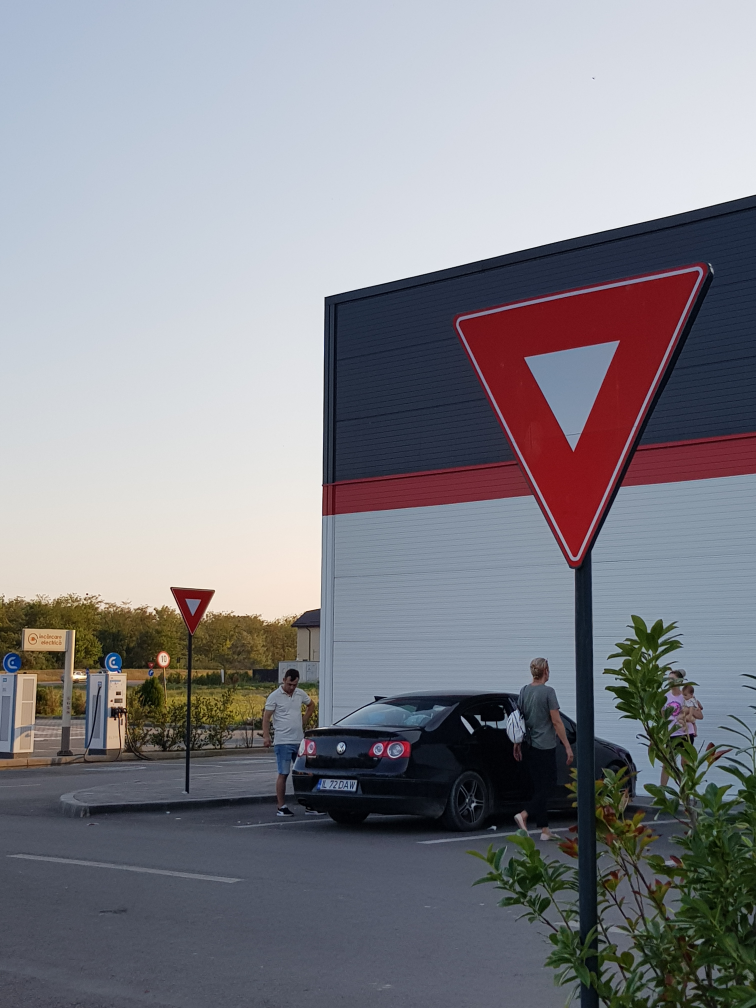
//> input picture detect-signs/c++/double.jpg, 3024 x 4032 px (shown at 1/4 size)
$ ./DisplayImage ../double.jpg   (built with g++ and OpenCV 4)
//> lines starting //> are read from the running program, lines starting //| are printed output that depends on the picture
#include <opencv2/opencv.hpp>
#include <stdio.h>

int main(int argc, char** argv)
{
	typedef cv::Point3_<uint8_t> Pixel;

	if (argc != 2) {
		printf("usage: DisplayImage.out <Image_Path>\n");
		return -1;
	}

	cv::Mat image;
	image = cv::imread(argv[1], 1);
//> image is the input picture: 4032 rows x 3024 cols, CV_8UC3; mean B, G, R 139.3, 132.6, 132.6

	if (!image.data) {
		printf("No image data \n");
		return -1;
	}

	for (Pixel &p : cv::Mat_<Pixel>(image)) {
		p.x = 255;
		p.y = 0;
		p.z = 0;
	}
//> this loop made 12192768 passes
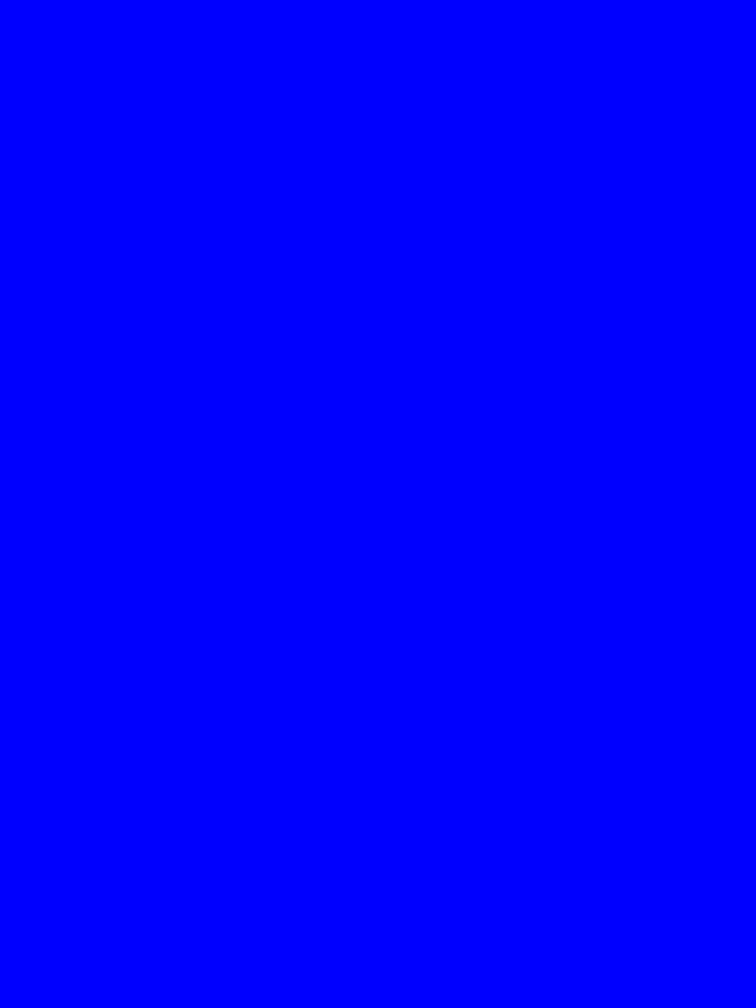
//> image: 4032 rows x 3024 cols, CV_8UC3 (shown at 1/4 size); mean B, G, R 255, 0, 0

	cv::Mat resizedImg;
	resize(image, resizedImg, cv::Size(), 0.3, 0.3);

	cv::namedWindow("Display Image", cv::WINDOW_FULLSCREEN);
	cv::imshow("Display Image", resizedImg);
	cv::waitKey(0);

	return 0;
}
